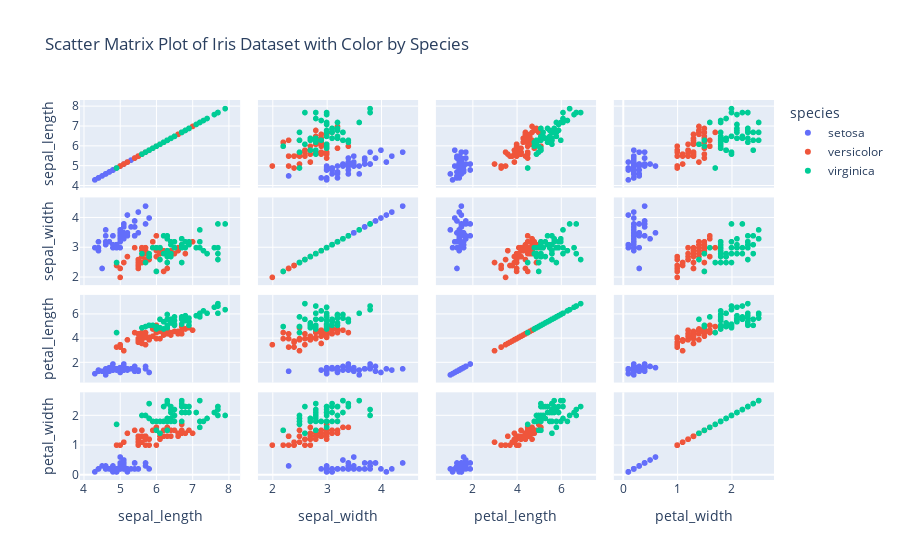

The notebook cell this image was saved under:
### Markdown cell above
# Ans4-

### Code cell
# Ans4-import plotly.express as px

# Load the iris dataset from Plotly Express
iris_data = px.data.iris()

# Create a scatter matrix plot using Plotly Express
fig = px.scatter_matrix(
    iris_data,
    dimensions=["sepal_length", "sepal_width", "petal_length", "petal_width"],
    color="species",
    title="Scatter Matrix Plot of Iris Dataset with Color by Species"
)

fig.show()

### Figure 1 — Plotly figure (JSON) as saved in the notebook; plotly's stock layout.template omitted (floating-point values rounded to 4 significant figures)
{"data": [{"dimensions": [{"axis": {"matches": true}, "label": "sepal_length", "values": [5.1, 4.9, 4.7, 4.6, 5, 5.4, 4.6, 5, 4.4, 4.9, 5.4, 4.8, 4.8, 4.3, 5.8, 5.7, 5.4, 5.1, 5.7, 5.1, 5.4, 5.1, 4.6, 5.1, 4.8, 5, 5, 5.2, 5.2, 4.7, 4.8, 5.4, 5.2, 5.5, 4.9, 5, 5.5, 4.9, 4.4, 5.1, 5, 4.5, 4.4, 5, 5.1, 4.8, 5.1, 4.6, 5.3, 5]}, {"axis": {"matches": true}, "label": "sepal_width", "values": [3.5, 3, 3.2, 3.1, 3.6, 3.9, 3.4, 3.4, 2.9, 3.1, 3.7, 3.4, 3, 3, 4, 4.4, 3.9, 3.5, 3.8, 3.8, 3.4, 3.7, 3.6, 3.3, 3.4, 3, 3.4, 3.5, 3.4, 3.2, 3.1, 3.4, 4.1, 4.2, 3.1, 3.2, 3.5, 3.1, 3, 3.4, 3.5, 2.3, 3.2, 3.5, 3.8, 3, 3.8, 3.2, 3.7, 3.3]}, {"axis": {"matches": true}, "label": "petal_length", "values": [1.4, 1.4, 1.3, 1.5, 1.4, 1.7, 1.4, 1.5, 1.4, 1.5, 1.5, 1.6, 1.4, 1.1, 1.2, 1.5, 1.3, 1.4, 1.7, 1.5, 1.7, 1.5, 1, 1.7, 1.9, 1.6, 1.6, 1.5, 1.4, 1.6, 1.6, 1.5, 1.5, 1.4, 1.5, 1.2, 1.3, 1.5, 1.3, 1.5, 1.3, 1.3, 1.3, 1.6, 1.9, 1.4, 1.6, 1.4, 1.5, 1.4]}, {"axis": {"matches": true}, "label": "petal_width", "values": [0.2, 0.2, 0.2, 0.2, 0.2, 0.4, 0.3, 0.2, 0.2, 0.1, 0.2, 0.2, 0.1, 0.1, 0.2, 0.4, 0.4, 0.3, 0.3, 0.3, 0.2, 0.4, 0.2, 0.5, 0.2, 0.2, 0.4, 0.2, 0.2, 0.2, 0.2, 0.4, 0.1, 0.2, 0.1, 0.2, 0.2, 0.1, 0.2, 0.2, 0.3, 0.3, 0.2, 0.6, 0.4, 0.3, 0.2, 0.2, 0.2, 0.2]}], "hovertemplate": "species=setosa<br>%{xaxis.title.text}=%{x}<br>%{yaxis.title.text}=%{y}<extra></extra>", "legendgroup": "setosa", "marker": {"color": "#636efa", "symbol": "circle"}, "name": "setosa", "showlegend": true, "type": "splom"}, {"dimensions": [{"axis": {"matches": true}, "label": "sepal_length", "values": [7, 6.4, 6.9, 5.5, 6.5, 5.7, 6.3, 4.9, 6.6, 5.2, 5, 5.9, 6, 6.1, 5.6, 6.7, 5.6, 5.8, 6.2, 5.6, 5.9, 6.1, 6.3, 6.1, 6.4, 6.6, 6.8, 6.7, 6, 5.7, 5.5, 5.5, 5.8, 6, 5.4, 6, 6.7, 6.3, 5.6, 5.5, 5.5, 6.1, 5.8, 5, 5.6, 5.7, 5.7, 6.2, 5.1, 5.7]}, {"axis": {"matches": true}, "label": "sepal_width", "values": [3.2, 3.2, 3.1, 2.3, 2.8, 2.8, 3.3, 2.4, 2.9, 2.7, 2, 3, 2.2, 2.9, 2.9, 3.1, 3, 2.7, 2.2, 2.5, 3.2, 2.8, 2.5, 2.8, 2.9, 3, 2.8, 3, 2.9, 2.6, 2.4, 2.4, 2.7, 2.7, 3, 3.4, 3.1, 2.3, 3, 2.5, 2.6, 3, 2.6, 2.3, 2.7, 3, 2.9, 2.9, 2.5, 2.8]}, {"axis": {"matches": true}, "label": "petal_length", "values": [4.7, 4.5, 4.9, 4, 4.6, 4.5, 4.7, 3.3, 4.6, 3.9, 3.5, 4.2, 4, 4.7, 3.6, 4.4, 4.5, 4.1, 4.5, 3.9, 4.8, 4, 4.9, 4.7, 4.3, 4.4, 4.8, 5, 4.5, 3.5, 3.8, 3.7, 3.9, 5.1, 4.5, 4.5, 4.7, 4.4, 4.1, 4, 4.4, 4.6, 4, 3.3, 4.2, 4.2, 4.2, 4.3, 3, 4.1]}, {"axis": {"matches": true}, "label": "petal_width", "values": [1.4, 1.5, 1.5, 1.3, 1.5, 1.3, 1.6, 1, 1.3, 1.4, 1, 1.5, 1, 1.4, 1.3, 1.4, 1.5, 1, 1.5, 1.1, 1.8, 1.3, 1.5, 1.2, 1.3, 1.4, 1.4, 1.7, 1.5, 1, 1.1, 1, 1.2, 1.6, 1.5, 1.6, 1.5, 1.3, 1.3, 1.3, 1.2, 1.4, 1.2, 1, 1.3, 1.2, 1.3, 1.3, 1.1, 1.3]}], "hovertemplate": "species=versicolor<br>%{xaxis.title.text}=%{x}<br>%{yaxis.title.text}=%{y}<extra></extra>", "legendgroup": "versicolor", "marker": {"color": "#EF553B", "symbol": "circle"}, "name": "versicolor", "showlegend": true, "type": "splom"}, {"dimensions": [{"axis": {"matches": true}, "label": "sepal_length", "values": [6.3, 5.8, 7.1, 6.3, 6.5, 7.6, 4.9, 7.3, 6.7, 7.2, 6.5, 6.4, 6.8, 5.7, 5.8, 6.4, 6.5, 7.7, 7.7, 6, 6.9, 5.6, 7.7, 6.3, 6.7, 7.2, 6.2, 6.1, 6.4, 7.2, 7.4, 7.9, 6.4, 6.3, 6.1, 7.7, 6.3, 6.4, 6, 6.9, 6.7, 6.9, 5.8, 6.8, 6.7, 6.7, 6.3, 6.5, 6.2, 5.9]}, {"axis": {"matches": true}, "label": "sepal_width", "values": [3.3, 2.7, 3, 2.9, 3, 3, 2.5, 2.9, 2.5, 3.6, 3.2, 2.7, 3, 2.5, 2.8, 3.2, 3, 3.8, 2.6, 2.2, 3.2, 2.8, 2.8, 2.7, 3.3, 3.2, 2.8, 3, 2.8, 3, 2.8, 3.8, 2.8, 2.8, 2.6, 3, 3.4, 3.1, 3, 3.1, 3.1, 3.1, 2.7, 3.2, 3.3, 3, 2.5, 3, 3.4, 3]}, {"axis": {"matches": true}, "label": "petal_length", "values": [6, 5.1, 5.9, 5.6, 5.8, 6.6, 4.5, 6.3, 5.8, 6.1, 5.1, 5.3, 5.5, 5, 5.1, 5.3, 5.5, 6.7, 6.9, 5, 5.7, 4.9, 6.7, 4.9, 5.7, 6, 4.8, 4.9, 5.6, 5.8, 6.1, 6.4, 5.6, 5.1, 5.6, 6.1, 5.6, 5.5, 4.8, 5.4, 5.6, 5.1, 5.1, 5.9, 5.7, 5.2, 5, 5.2, 5.4, 5.1]}, {"axis": {"matches": true}, "label": "petal_width", "values": [2.5, 1.9, 2.1, 1.8, 2.2, 2.1, 1.7, 1.8, 1.8, 2.5, 2, 1.9, 2.1, 2, 2.4, 2.3, 1.8, 2.2, 2.3, 1.5, 2.3, 2, 2, 1.8, 2.1, 1.8, 1.8, 1.8, 2.1, 1.6, 1.9, 2, 2.2, 1.5, 1.4, 2.3, 2.4, 1.8, 1.8, 2.1, 2.4, 2.3, 1.9, 2.3, 2.5, 2.3, 1.9, 2, 2.3, 1.8]}], "hovertemplate": "species=virginica<br>%{xaxis.title.text}=%{x}<br>%{yaxis.title.text}=%{y}<extra></extra>", "legendgroup": "virginica", "marker": {"color": "#00cc96", "symbol": "circle"}, "name": "virginica", "showlegend": true, "type": "splom"}], "layout": {"dragmode": "select", "legend": {"title": {"text": "species"}, "tracegroupgap": 0}, "title": {"text": "Scatter Matrix Plot of Iris Dataset with Color by Species"}}}
